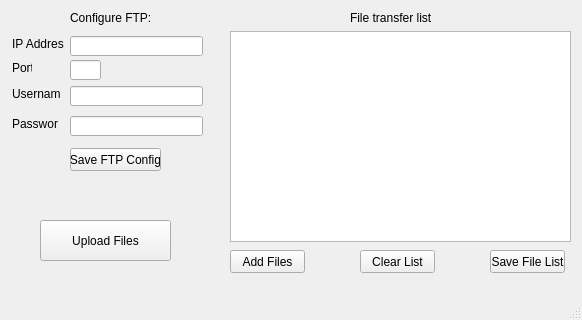
<?xml version="1.0" encoding="UTF-8"?>
<ui version="4.0">
 <class>MainWindow</class>
 <widget class="QMainWindow" name="MainWindow">
  <property name="geometry">
   <rect>
    <x>0</x>
    <y>0</y>
    <width>582</width>
    <height>320</height>
   </rect>
  </property>
  <property name="windowTitle">
   <string>FTP Auto Upload</string>
  </property>
  <widget class="QWidget" name="centralwidget">
   <widget class="QLineEdit" name="IPtextbox">
    <property name="geometry">
     <rect>
      <x>70</x>
      <y>36</y>
      <width>133</width>
      <height>20</height>
     </rect>
    </property>
    <property name="text">
     <string/>
    </property>
   </widget>
   <widget class="QLabel" name="label">
    <property name="geometry">
     <rect>
      <x>12</x>
      <y>36</y>
      <width>52</width>
      <height>16</height>
     </rect>
    </property>
    <property name="text">
     <string>IP Address</string>
    </property>
    <property name="buddy">
     <cstring>IPtextbox</cstring>
    </property>
   </widget>
   <widget class="QLineEdit" name="usernameTextbox">
    <property name="geometry">
     <rect>
      <x>70</x>
      <y>86</y>
      <width>133</width>
      <height>20</height>
     </rect>
    </property>
    <property name="text">
     <string/>
    </property>
   </widget>
   <widget class="QLineEdit" name="passwordTextbox">
    <property name="geometry">
     <rect>
      <x>70</x>
      <y>116</y>
      <width>133</width>
      <height>20</height>
     </rect>
    </property>
    <property name="text">
     <string/>
    </property>
   </widget>
   <widget class="QLabel" name="label_2">
    <property name="geometry">
     <rect>
      <x>12</x>
      <y>86</y>
      <width>48</width>
      <height>16</height>
     </rect>
    </property>
    <property name="text">
     <string>Username</string>
    </property>
    <property name="buddy">
     <cstring>usernameTextbox</cstring>
    </property>
   </widget>
   <widget class="QLabel" name="label_3">
    <property name="geometry">
     <rect>
      <x>12</x>
      <y>116</y>
      <width>46</width>
      <height>16</height>
     </rect>
    </property>
    <property name="text">
     <string>Password</string>
    </property>
    <property name="buddy">
     <cstring>passwordTextbox</cstring>
    </property>
   </widget>
   <widget class="QPushButton" name="saveConfigButton">
    <property name="geometry">
     <rect>
      <x>70</x>
      <y>148</y>
      <width>91</width>
      <height>23</height>
     </rect>
    </property>
    <property name="text">
     <string>Save FTP Config</string>
    </property>
   </widget>
   <widget class="QLabel" name="label_4">
    <property name="geometry">
     <rect>
      <x>12</x>
      <y>60</y>
      <width>20</width>
      <height>16</height>
     </rect>
    </property>
    <property name="text">
     <string>Port</string>
    </property>
    <property name="buddy">
     <cstring>portTextbox</cstring>
    </property>
   </widget>
   <widget class="QLineEdit" name="portTextbox">
    <property name="geometry">
     <rect>
      <x>70</x>
      <y>60</y>
      <width>31</width>
      <height>20</height>
     </rect>
    </property>
    <property name="text">
     <string/>
    </property>
   </widget>
   <widget class="QListWidget" name="fileListWindow">
    <property name="geometry">
     <rect>
      <x>230</x>
      <y>31</y>
      <width>341</width>
      <height>211</height>
     </rect>
    </property>
   </widget>
   <widget class="QPushButton" name="clearButton">
    <property name="geometry">
     <rect>
      <x>360</x>
      <y>250</y>
      <width>75</width>
      <height>23</height>
     </rect>
    </property>
    <property name="text">
     <string>Clear List</string>
    </property>
   </widget>
   <widget class="QPushButton" name="addFilesButton">
    <property name="geometry">
     <rect>
      <x>230</x>
      <y>250</y>
      <width>75</width>
      <height>23</height>
     </rect>
    </property>
    <property name="text">
     <string>Add Files</string>
    </property>
   </widget>
   <widget class="QLabel" name="label_5">
    <property name="geometry">
     <rect>
      <x>70</x>
      <y>10</y>
      <width>81</width>
      <height>16</height>
     </rect>
    </property>
    <property name="text">
     <string>Configure FTP:</string>
    </property>
   </widget>
   <widget class="QLabel" name="label_6">
    <property name="geometry">
     <rect>
      <x>350</x>
      <y>10</y>
      <width>81</width>
      <height>16</height>
     </rect>
    </property>
    <property name="text">
     <string>File transfer list:</string>
    </property>
   </widget>
   <widget class="QPushButton" name="saveFileButton">
    <property name="geometry">
     <rect>
      <x>490</x>
      <y>250</y>
      <width>75</width>
      <height>23</height>
     </rect>
    </property>
    <property name="text">
     <string>Save File List</string>
    </property>
   </widget>
   <widget class="QPushButton" name="ftpUploadButton">
    <property name="geometry">
     <rect>
      <x>40</x>
      <y>220</y>
      <width>131</width>
      <height>41</height>
     </rect>
    </property>
    <property name="text">
     <string>Upload Files</string>
    </property>
   </widget>
  </widget>
  <widget class="QMenuBar" name="menubar">
   <property name="geometry">
    <rect>
     <x>0</x>
     <y>0</y>
     <width>582</width>
     <height>21</height>
    </rect>
   </property>
  </widget>
  <widget class="QStatusBar" name="statusbar"/>
 </widget>
 <tabstops>
  <tabstop>IPtextbox</tabstop>
  <tabstop>portTextbox</tabstop>
  <tabstop>usernameTextbox</tabstop>
  <tabstop>passwordTextbox</tabstop>
  <tabstop>saveConfigButton</tabstop>
 </tabstops>
 <resources/>
 <connections/>
</ui>
